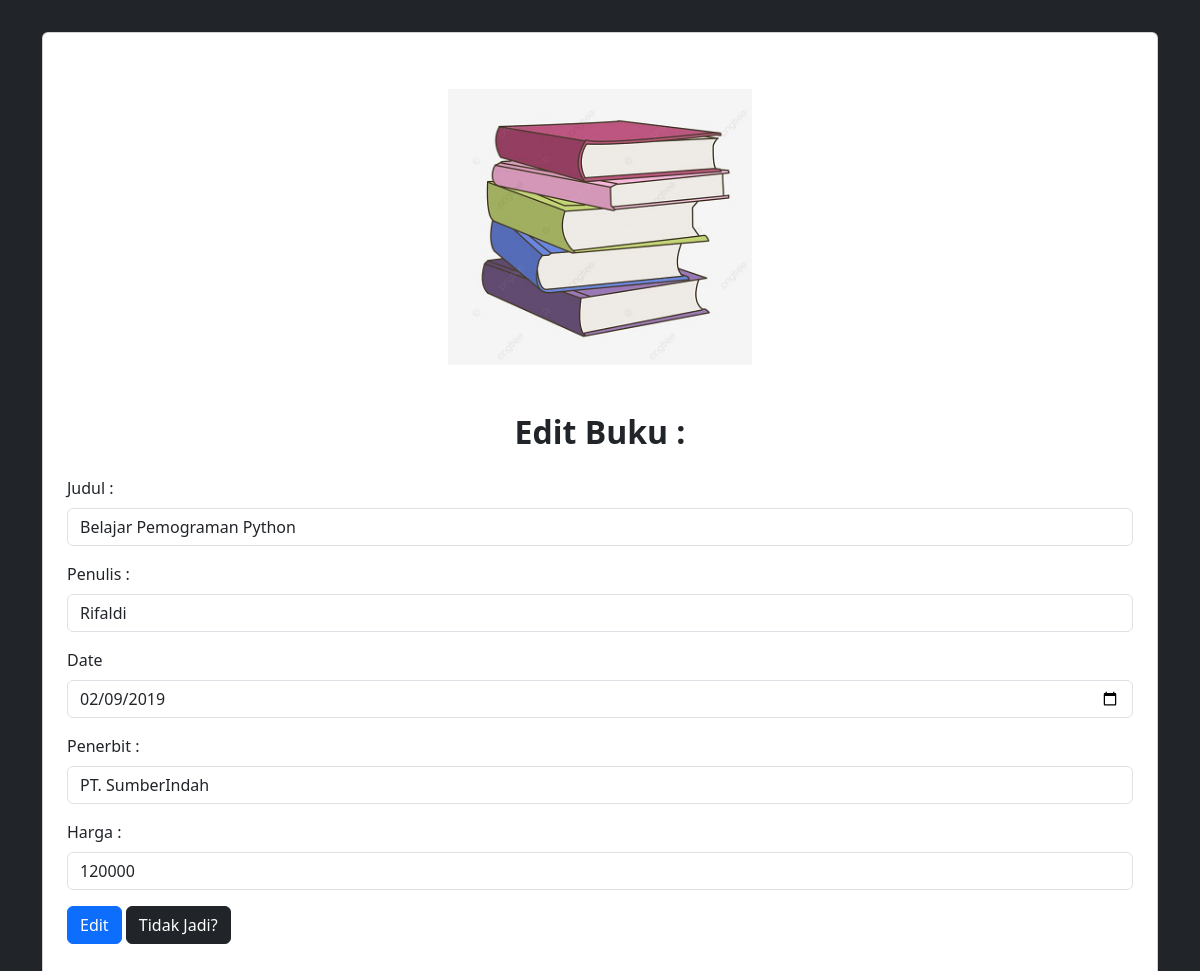
The app's page /Main/editbuku.php?id=21 (signed in) with its own data.
### tables this page shows
CREATE TABLE `t_buku` (
  `id_buku` int(11) NOT NULL,
  `judul` varchar(255) NOT NULL,
  `penulis` varchar(100) NOT NULL,
  `tahun_terbit` date NOT NULL,
  `penerbit` varchar(100) NOT NULL,
  `harga_buku` bigint(20) NOT NULL
);

### Main/editbuku.php (the view, shortened to what this page needs)
!<?php
    require '../koneksi.php';
    $get_id = $_GET['id'];
    $query = "SELECT * FROM t_buku WHERE id_buku = '$get_id'";
    $result = mysqli_query($db_perpus, $query);
    $data_buku = mysqli_fetch_assoc($result);
    ?>
<!DOCTYPE html>
<html lang="en">
<head>
    <link rel="stylesheet" href="https://cdn.jsdelivr.net/npm/bootstrap@5.3.0/dist/css/bootstrap.min.css">
    <link href="https://cdn.jsdelivr.net/npm/aos@2.3.4/dist/aos.css" rel="stylesheet">
</head>
<body class="bg-dark">
    <div class="aos-wrap" data-aos="fade-in" data-aos-duration="1200">
        <div class="container mt-2 mb-2">
            <div class="card p-2">
                <img src="../assets/bukudaftar.jpg" class="card-img-top img-fluid d-block mx-auto p-5" alt="..." style="width: 25rem">
                <h2 class="text-center fw-bold">Edit Buku :</h2>
                <form action="" method="post">
                    <div class="card-body">
                        <div class="mb-3">
                            <label for="judul" class="form-label">Judul :</label>
                            <input type="text" name="judul" id="judul" class="form-control" required autocomplete="off" value="<?= $data_buku['judul']; ?>">
                        </div>
                        <div class="mb-3">
                            <label for="penulis" class="form-label">Penulis :</label>
                            <input type="text" name="penulis" id="penulis" class="form-control" required autocomplete="off" value="<?= $data_buku['penulis']; ?>">
                        </div>
                        <div class="mb-3">
                            <label for="date" class="form-label">Date</label>
                            <input type="date" name="tahunterbit" id="date" class="form-control" value="<?= $data_buku['tahun_terbit']; ?>">
                        </div>
                        <div class="mb-3">
                            <label for="penerbit" class="form-label">Penerbit :</label>
                            <input type="text" name="penerbit" id="penerbit" class="form-control" required autocomplete="off" value="<?= $data_buku['penerbit']; ?>">
                        </div>
                        <div class="mb-3">
                            <label for="harga" class="form-label">Harga :</label>
                            <input type="number" name="hargabuku" id="harga" class="form-control" required autocomplete="off" value="<?= $data_buku['harga_buku']; ?>">
                        </div>
                        <div>
                            <button type="submit" name="edit" class="btn btn-primary">Edit</button>
                            <a class="btn btn-dark" href="buku.php">Tidak Jadi?</a>
                        </div>
                    </div>
                </form>
            </div>
        </div>
    </div>
</body>
</html>

### records on screen
t_buku: judul "Belajar Pemograman Python", penulis "Rifaldi", tahunterbit "02/09/2019", penerbit "PT. SumberIndah", hargabuku "120000"
